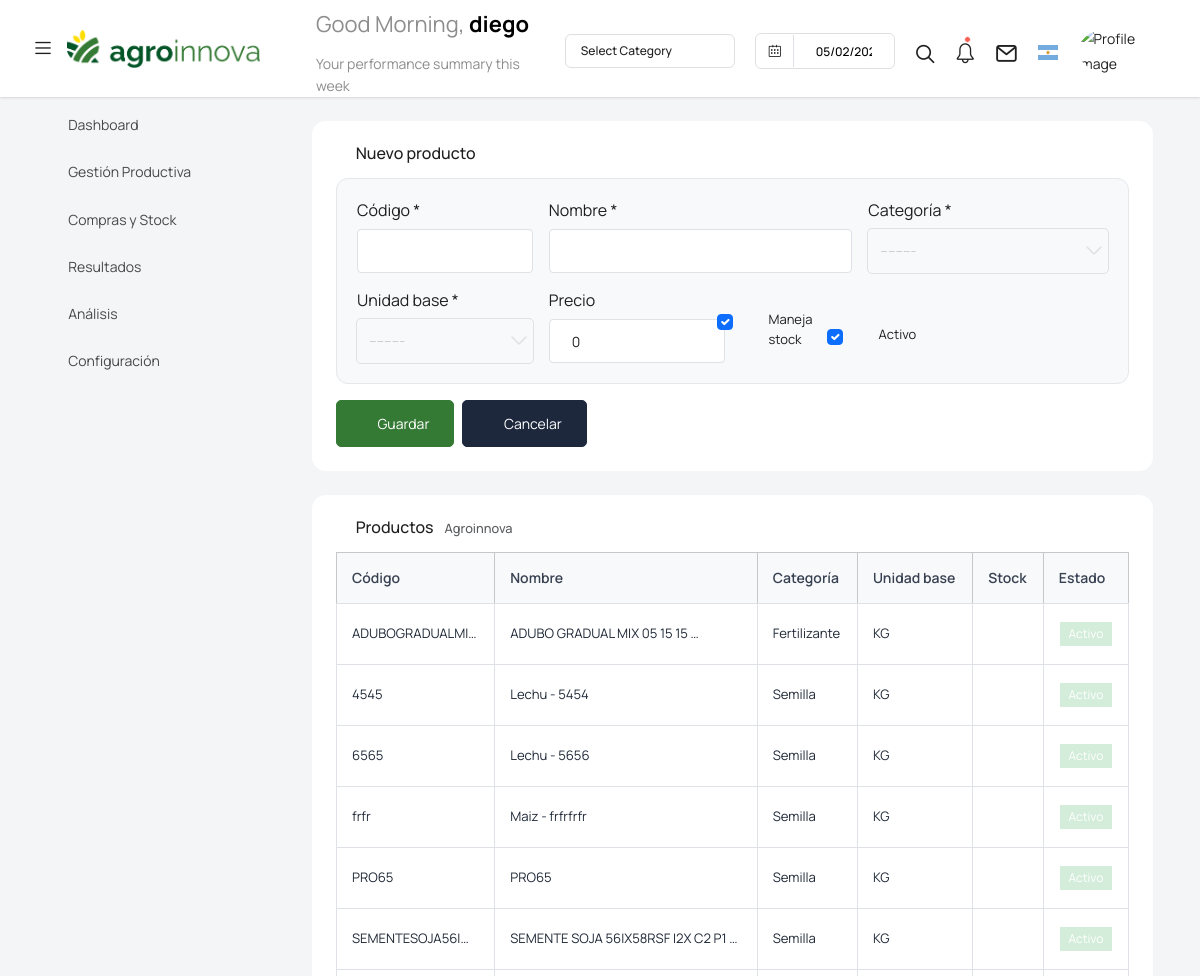
Before: /productos/ (signed in, upper part) with the older database file.
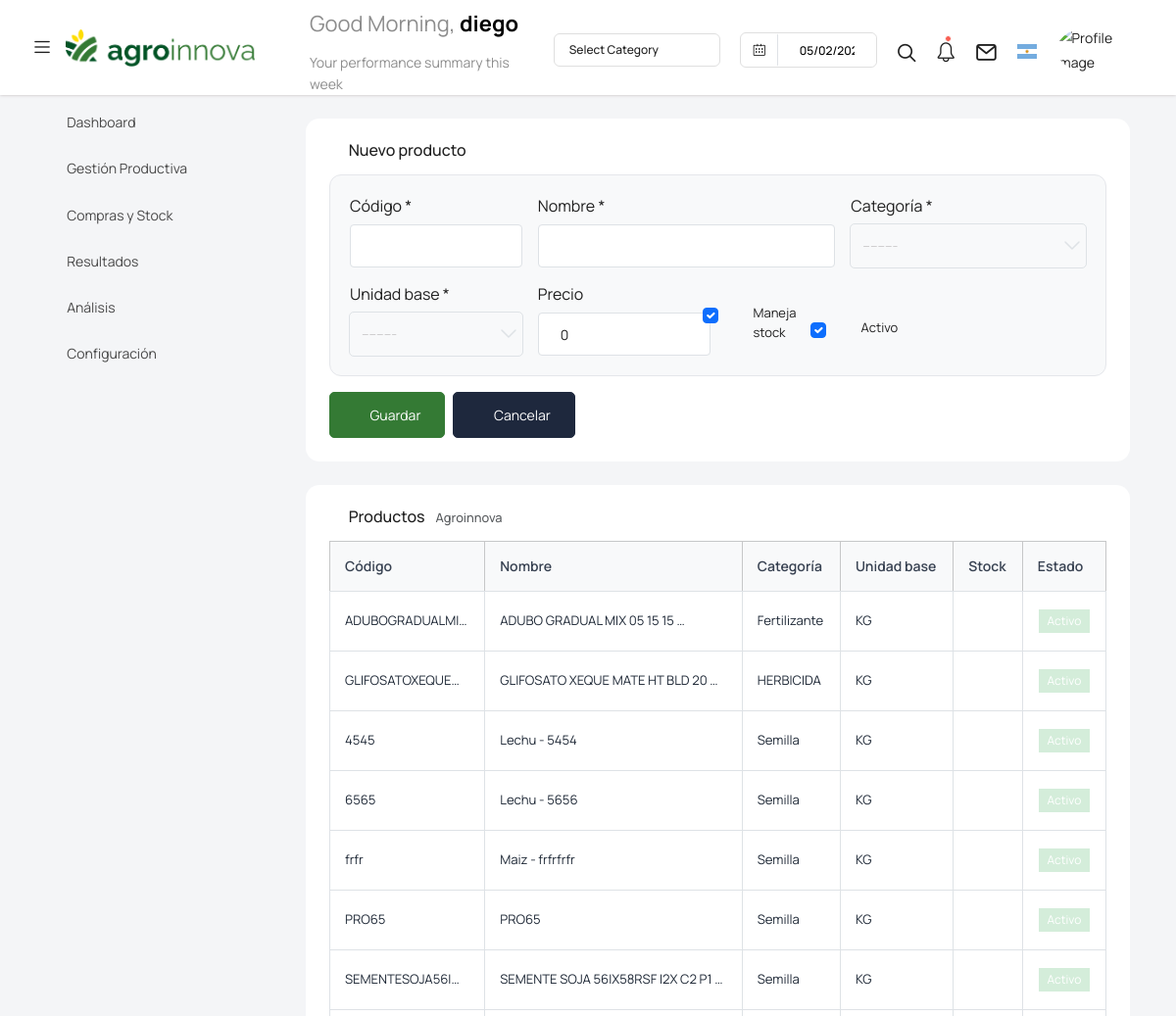
After: the same page with the newer database file.
### gestion_agro/models.py (models this page shows, shortened)
class Producto(models.Model):
    empresa = models.ForeignKey(Empresa, on_delete=models.CASCADE, related_name="productos")
    codigo = models.CharField(max_length=50, verbose_name=_("Código"))
    nombre = models.CharField(max_length=255, verbose_name=_("Nombre"))
    categoria = models.ForeignKey(CategoriaProducto, on_delete=models.PROTECT, related_name="productos", verbose_name=_("Categoría"))
    unidad_base = models.ForeignKey(Unidad, on_delete=models.PROTECT, related_name="productos_unidad_base", verbose_name=_("Unidad base"))
    presentacion_defualt = models.ForeignKey("PresentacionProducto", on_delete=models.SET_NULL, null=True, blank=True, related_name="productos_presentacion_default", verbose_name=_("Presentación default"))
    precio = models.DecimalField(max_digits=18, decimal_places=4, default=0, verbose_name=_("Precio"))
    maneja_stock = models.BooleanField(default=True, verbose_name=_("Maneja stock"))
    activo = models.BooleanField(default=True, verbose_name=_("Activo"))
    producto_final = models.BooleanField(default=False, verbose_name=_("Producto final (cosecha)"))
    deposito_default = models.ForeignKey('Deposito', on_delete=models.SET_NULL, null=True, blank=True, related_name="productos_default")
    class Meta:
        verbose_name = _("Producto")
        verbose_name_plural = _("Productos")
        ordering = ["nombre"]
        constraints = [
            models.UniqueConstraint(fields=["empresa", "codigo"], name="uq_producto_empresa_codigo")
        ]

class CategoriaProducto(models.Model):
    codigo = models.CharField(max_length=10, unique=True, verbose_name=_("Código"))
    nombre = models.CharField(max_length=100, verbose_name=_("Nombre"))
    es_semilla = models.BooleanField(default=False, verbose_name=_("Es semilla"))
    class Meta:
        verbose_name = _("Categoría de producto")
        verbose_name_plural = _("Categorías de producto")
    def __str__(self):
        return self.nombre

### agro/models.py (models this page shows)
class Unidad(models.Model):
    nombre = models.CharField(max_length=50, verbose_name=_("Nombre"))
    abreviatura = models.CharField(max_length=10, verbose_name=_("Abreviatura"))
    factor_a_base = models.DecimalField(max_digits=10, decimal_places=6, verbose_name=_("Factor a unidad base"))
    class Meta:
        verbose_name = _("Unidad")
        verbose_name_plural = _("Unidades")
    def __str__(self):
        return self.abreviatura

### gestion_agro/views.py (the view)
# urls.py: path('productos/', vista_producto, name='vista_producto'),
@login_required
def vista_producto(request):
    empresa = request.user.profile.empresa
    productos = Producto.objects.filter(empresa=empresa).select_related("categoria", "unidad_base")
    if request.method == 'POST':
        form = ProductoForm(request.POST)
        if form.is_valid():
            producto = form.save(commit=False)
            producto.empresa = empresa
            producto.save()
            messages.success(request, _("Producto guardado correctamente."))
            return redirect('vista_producto')
    else:
        form = ProductoForm()
    return render(request, 'vista_producto.html', {'form': form, 'productos': productos, 'empresa': empresa})

### gestion_agro/forms.py
class ProductoForm(BaseForm):
    class Meta:
        model = Producto
        fields = ["codigo", "nombre", "categoria", "unidad_base", "precio", "maneja_stock", "activo"]
    def __init__(self, *args, **kwargs):
        super().__init__(*args, **kwargs)
        self.fields["maneja_stock"].widget.attrs["class"] = "form-check-input"
        self.fields["activo"].widget.attrs["class"] = "form-check-input"

### templates/vista_producto.html (shortened to what the changed rows need)
{% extends 'base.html' %}
{% load i18n %}
{% load static %}
{% block content %}
<div class="container-fluid">
    <div class="upload-card">
        <div class="col-lg-12 grid-margin stretch-card">
            <div class="card">
                <div class="card-body">
                    <div class="table-responsive">
                        <table class="table table-bordered align-middle mb-0">
                            <thead class="table-light">
                                <tr>
                                    <th>{% translate "Código" %}</th>
                                    <th>{% translate "Nombre" %}</th>
                                    <th>{% translate "Categoría" %}</th>
                                    <th>{% translate "Unidad base" %}</th>
                                    <th>{% translate "Stock" %}</th>
                                    <th>{% translate "Estado" %}</th>
                                </tr>
                            </thead>
                            <tbody>
                                {% for prod in productos %}
                                <tr style="cursor:pointer;" onclick="window.location.href='{% url 'editar_producto' prod.id %}'">
                                    <td>{{ prod.codigo|truncatechars:15 }}</td>
                                    <td>{{ prod.nombre|truncatewords:6 }}</td>
                                    <td>{{ prod.categoria }}</td>
                                    <td>{{ prod.unidad_base }}</td>
                                    <td class="text-center">
                                        {% if prod.maneja_stock %}
                                            <i class="mdi mdi-check-circle text-success"></i>
                                        {% else %}
                                            <i class="mdi mdi-minus-circle text-muted"></i>
                                        {% endif %}
                                    </td>
                                    <td class="text-center">
                                        {% if prod.activo %}
                                            <span class="badge badge-activo">{% translate "Activo" %}</span>
                                        {% else %}
                                            <span class="badge badge-inactivo">{% translate "Inactivo" %}</span>
                                        {% endif %}
                                    </td>
                                </tr>
                                {% empty %}
                                <tr>
                                    <td colspan="7" class="text-center text-muted py-4">
                                        {% translate "No hay productos cargados." %}
                                    </td>
                                </tr>
                                {% endfor %}
                            </tbody>
                        </table>
                    </div>
                </div>
            </div>
        </div>
    </div>
</div>
{% endblock %}

Changed rows visible on the page:
added Producto: codigo "GLIFOSATOXEQUE…", nombre "GLIFOSATO XEQUE MATE HT BLD 20 …", categoria "HERBICIDA", unidad_base "KG", maneja_stock True (drawn)
